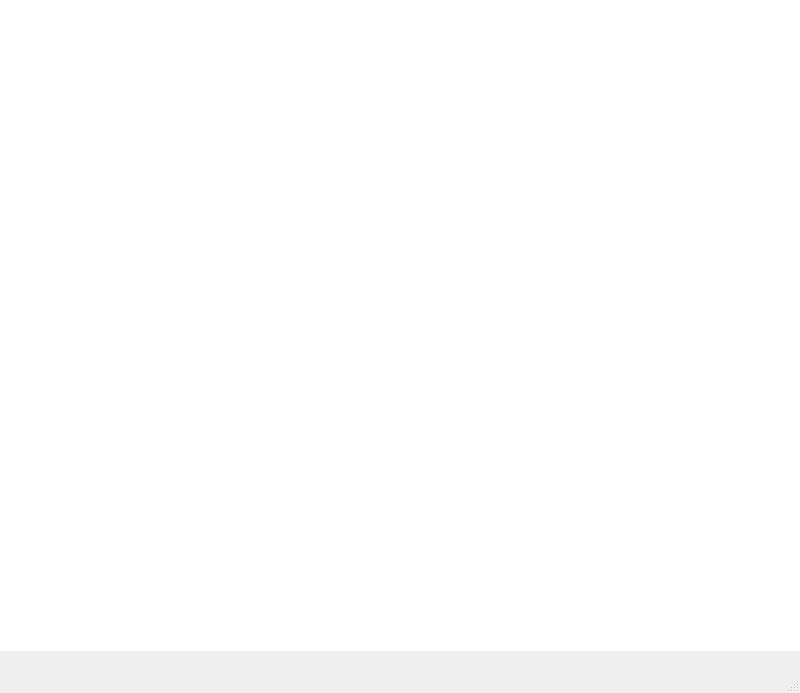
<?xml version="1.0" encoding="UTF-8"?>
<ui version="4.0">
 <class>MainWindow</class>
 <widget class="QMainWindow" name="MainWindow">
  <property name="geometry">
   <rect>
    <x>0</x>
    <y>0</y>
    <width>800</width>
    <height>693</height>
   </rect>
  </property>
  <property name="windowTitle">
   <string>MainWindow</string>
  </property>
  <widget class="QWidget" name="centralwidget">
   <widget class="QLabel" name="label">
    <property name="geometry">
     <rect>
      <x>0</x>
      <y>0</y>
      <width>801</width>
      <height>651</height>
     </rect>
    </property>
    <property name="styleSheet">
     <string notr="true">background-image: url(:/Accounting/Accounting2.png);
background-repeat: no-repeat;
background-position: center;
background-attachment: fixed;
background-color: white; /* Fallback color */</string>
    </property>
    <property name="text">
     <string/>
    </property>
   </widget>
  </widget>
  <widget class="QMenuBar" name="menubar">
   <property name="geometry">
    <rect>
     <x>0</x>
     <y>0</y>
     <width>800</width>
     <height>21</height>
    </rect>
   </property>
  </widget>
  <widget class="QStatusBar" name="statusbar"/>
 </widget>
 <resources>
  <include location="Accounting.qrc"/>
 </resources>
 <connections/>
</ui>
